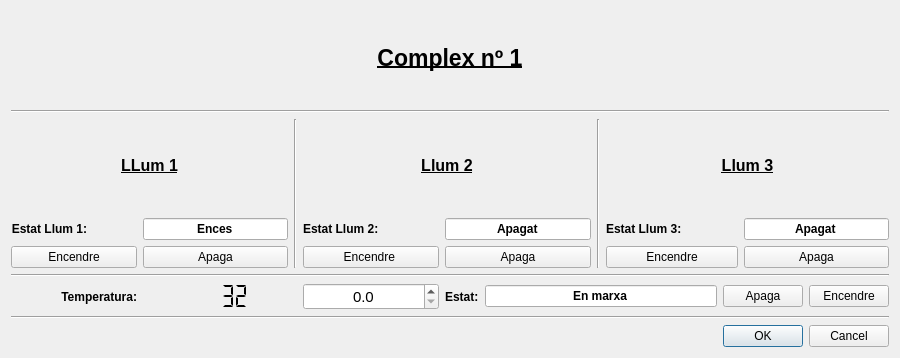
<?xml version="1.0" encoding="UTF-8"?>
<ui version="4.0">
 <class>Dialog</class>
 <widget class="QDialog" name="Dialog">
  <property name="geometry">
   <rect>
    <x>0</x>
    <y>0</y>
    <width>900</width>
    <height>358</height>
   </rect>
  </property>
  <property name="windowTitle">
   <string>Dialog</string>
  </property>
  <layout class="QGridLayout" name="gridLayout_2">
   <item row="2" column="0">
    <widget class="QDialogButtonBox" name="buttonBox">
     <property name="orientation">
      <enum>Qt::Horizontal</enum>
     </property>
     <property name="standardButtons">
      <set>QDialogButtonBox::Cancel|QDialogButtonBox::Ok</set>
     </property>
    </widget>
   </item>
   <item row="1" column="0">
    <widget class="Line" name="line_2">
     <property name="orientation">
      <enum>Qt::Horizontal</enum>
     </property>
    </widget>
   </item>
   <item row="0" column="0">
    <layout class="QGridLayout" name="gridLayout">
     <item row="3" column="3">
      <widget class="QLabel" name="label_12">
       <property name="font">
        <font>
         <weight>75</weight>
         <bold>true</bold>
        </font>
       </property>
       <property name="text">
        <string>Estat Llum 2:                  </string>
       </property>
      </widget>
     </item>
     <item row="6" column="1">
      <widget class="QLCDNumber" name="temperatura_lcd">
       <property name="frameShape">
        <enum>QFrame::NoFrame</enum>
       </property>
       <property name="frameShadow">
        <enum>QFrame::Plain</enum>
       </property>
       <property name="segmentStyle">
        <enum>QLCDNumber::Flat</enum>
       </property>
       <property name="intValue" stdset="0">
        <number>32</number>
       </property>
      </widget>
     </item>
     <item row="5" column="0" colspan="8">
      <widget class="Line" name="line">
       <property name="orientation">
        <enum>Qt::Horizontal</enum>
       </property>
      </widget>
     </item>
     <item row="6" column="3">
      <widget class="QDoubleSpinBox" name="temperatura_set">
       <property name="font">
        <font>
         <pointsize>11</pointsize>
        </font>
       </property>
       <property name="alignment">
        <set>Qt::AlignCenter</set>
       </property>
       <property name="readOnly">
        <bool>false</bool>
       </property>
       <property name="decimals">
        <number>1</number>
       </property>
       <property name="maximum">
        <double>50.000000000000000</double>
       </property>
       <property name="singleStep">
        <double>0.500000000000000</double>
       </property>
      </widget>
     </item>
     <item row="2" column="6" colspan="2">
      <widget class="QLabel" name="label_5">
       <property name="font">
        <font>
         <pointsize>12</pointsize>
         <weight>75</weight>
         <bold>true</bold>
         <underline>true</underline>
        </font>
       </property>
       <property name="text">
        <string>Llum 3</string>
       </property>
       <property name="alignment">
        <set>Qt::AlignCenter</set>
       </property>
      </widget>
     </item>
     <item row="4" column="4">
      <widget class="QPushButton" name="apaga_llum_2">
       <property name="text">
        <string>Apaga</string>
       </property>
      </widget>
     </item>
     <item row="6" column="4" colspan="4">
      <layout class="QHBoxLayout" name="horizontalLayout">
       <item>
        <widget class="QLabel" name="label_10">
         <property name="font">
          <font>
           <weight>75</weight>
           <bold>true</bold>
          </font>
         </property>
         <property name="text">
          <string>Estat:</string>
         </property>
        </widget>
       </item>
       <item>
        <widget class="QLineEdit" name="temperatura_estat_funcionament">
         <property name="font">
          <font>
           <weight>75</weight>
           <bold>true</bold>
          </font>
         </property>
         <property name="text">
          <string>En marxa</string>
         </property>
         <property name="alignment">
          <set>Qt::AlignCenter</set>
         </property>
         <property name="readOnly">
          <bool>true</bool>
         </property>
        </widget>
       </item>
       <item>
        <widget class="QPushButton" name="temperatura_apaga">
         <property name="text">
          <string>Apaga</string>
         </property>
        </widget>
       </item>
       <item>
        <widget class="QPushButton" name="temperatura_encendre">
         <property name="text">
          <string>Encendre</string>
         </property>
        </widget>
       </item>
      </layout>
     </item>
     <item row="3" column="6">
      <widget class="QLabel" name="label_13">
       <property name="font">
        <font>
         <weight>75</weight>
         <bold>true</bold>
        </font>
       </property>
       <property name="text">
        <string>Estat Llum 3:                 </string>
       </property>
      </widget>
     </item>
     <item row="0" column="0" colspan="8">
      <widget class="QLabel" name="label">
       <property name="font">
        <font>
         <pointsize>17</pointsize>
         <weight>75</weight>
         <bold>true</bold>
         <underline>true</underline>
        </font>
       </property>
       <property name="text">
        <string>Complex nº 1</string>
       </property>
       <property name="alignment">
        <set>Qt::AlignCenter</set>
       </property>
      </widget>
     </item>
     <item row="2" column="5" rowspan="3">
      <widget class="Line" name="line_4">
       <property name="orientation">
        <enum>Qt::Vertical</enum>
       </property>
      </widget>
     </item>
     <item row="3" column="0">
      <widget class="QLabel" name="label_11">
       <property name="font">
        <font>
         <weight>75</weight>
         <bold>true</bold>
        </font>
       </property>
       <property name="text">
        <string>Estat Llum 1:               </string>
       </property>
       <property name="alignment">
        <set>Qt::AlignRight|Qt::AlignTrailing|Qt::AlignVCenter</set>
       </property>
      </widget>
     </item>
     <item row="4" column="1">
      <widget class="QPushButton" name="apaga_llum_1">
       <property name="text">
        <string>Apaga</string>
       </property>
      </widget>
     </item>
     <item row="6" column="0">
      <widget class="QLabel" name="label_9">
       <property name="font">
        <font>
         <weight>75</weight>
         <bold>true</bold>
        </font>
       </property>
       <property name="text">
        <string>Temperatura:</string>
       </property>
       <property name="alignment">
        <set>Qt::AlignRight|Qt::AlignTrailing|Qt::AlignVCenter</set>
       </property>
      </widget>
     </item>
     <item row="3" column="7">
      <widget class="QLineEdit" name="estat_llum_3">
       <property name="font">
        <font>
         <weight>75</weight>
         <bold>true</bold>
        </font>
       </property>
       <property name="text">
        <string>Apagat</string>
       </property>
       <property name="alignment">
        <set>Qt::AlignCenter</set>
       </property>
       <property name="readOnly">
        <bool>true</bool>
       </property>
      </widget>
     </item>
     <item row="2" column="0" colspan="2">
      <widget class="QLabel" name="label_3">
       <property name="font">
        <font>
         <pointsize>12</pointsize>
         <weight>75</weight>
         <bold>true</bold>
         <underline>true</underline>
        </font>
       </property>
       <property name="text">
        <string>LLum 1</string>
       </property>
       <property name="alignment">
        <set>Qt::AlignCenter</set>
       </property>
      </widget>
     </item>
     <item row="4" column="0">
      <widget class="QPushButton" name="encendre_llum_1">
       <property name="text">
        <string>Encendre</string>
       </property>
      </widget>
     </item>
     <item row="3" column="1">
      <widget class="QLineEdit" name="estat_llum_1">
       <property name="font">
        <font>
         <weight>75</weight>
         <bold>true</bold>
        </font>
       </property>
       <property name="text">
        <string>Ences</string>
       </property>
       <property name="alignment">
        <set>Qt::AlignCenter</set>
       </property>
       <property name="readOnly">
        <bool>true</bool>
       </property>
      </widget>
     </item>
     <item row="3" column="4">
      <widget class="QLineEdit" name="estat_llum_2">
       <property name="font">
        <font>
         <weight>75</weight>
         <bold>true</bold>
        </font>
       </property>
       <property name="text">
        <string>Apagat</string>
       </property>
       <property name="alignment">
        <set>Qt::AlignCenter</set>
       </property>
       <property name="readOnly">
        <bool>true</bool>
       </property>
      </widget>
     </item>
     <item row="4" column="3">
      <widget class="QPushButton" name="encendre_llum_2">
       <property name="text">
        <string>Encendre </string>
       </property>
      </widget>
     </item>
     <item row="4" column="7">
      <widget class="QPushButton" name="apaga_llum_3">
       <property name="text">
        <string>Apaga</string>
       </property>
      </widget>
     </item>
     <item row="2" column="3" colspan="2">
      <widget class="QLabel" name="label_4">
       <property name="font">
        <font>
         <pointsize>12</pointsize>
         <weight>75</weight>
         <bold>true</bold>
         <underline>true</underline>
        </font>
       </property>
       <property name="text">
        <string>Llum 2</string>
       </property>
       <property name="alignment">
        <set>Qt::AlignCenter</set>
       </property>
      </widget>
     </item>
     <item row="4" column="6">
      <widget class="QPushButton" name="encendre_llum_3">
       <property name="text">
        <string>Encendre</string>
       </property>
      </widget>
     </item>
     <item row="2" column="2" rowspan="3">
      <widget class="Line" name="line_3">
       <property name="orientation">
        <enum>Qt::Vertical</enum>
       </property>
      </widget>
     </item>
     <item row="1" column="0" colspan="8">
      <widget class="Line" name="line_5">
       <property name="orientation">
        <enum>Qt::Horizontal</enum>
       </property>
      </widget>
     </item>
    </layout>
   </item>
  </layout>
 </widget>
 <resources/>
 <connections>
  <connection>
   <sender>buttonBox</sender>
   <signal>accepted()</signal>
   <receiver>Dialog</receiver>
   <slot>accept()</slot>
   <hints>
    <hint type="sourcelabel">
     <x>248</x>
     <y>254</y>
    </hint>
    <hint type="destinationlabel">
     <x>157</x>
     <y>274</y>
    </hint>
   </hints>
  </connection>
  <connection>
   <sender>buttonBox</sender>
   <signal>rejected()</signal>
   <receiver>Dialog</receiver>
   <slot>reject()</slot>
   <hints>
    <hint type="sourcelabel">
     <x>316</x>
     <y>260</y>
    </hint>
    <hint type="destinationlabel">
     <x>286</x>
     <y>274</y>
    </hint>
   </hints>
  </connection>
  <connection>
   <sender>apaga_llum_1</sender>
   <signal>clicked()</signal>
   <receiver>Dialog</receiver>
   <slot>apagar_llum_1()</slot>
   <hints>
    <hint type="sourcelabel">
     <x>225</x>
     <y>239</y>
    </hint>
    <hint type="destinationlabel">
     <x>449</x>
     <y>178</y>
    </hint>
   </hints>
  </connection>
  <connection>
   <sender>apaga_llum_2</sender>
   <signal>clicked()</signal>
   <receiver>Dialog</receiver>
   <slot>apagar_llum_2()</slot>
   <hints>
    <hint type="sourcelabel">
     <x>526</x>
     <y>239</y>
    </hint>
    <hint type="destinationlabel">
     <x>449</x>
     <y>178</y>
    </hint>
   </hints>
  </connection>
  <connection>
   <sender>apaga_llum_3</sender>
   <signal>clicked()</signal>
   <receiver>Dialog</receiver>
   <slot>apagar_llum_3()</slot>
   <hints>
    <hint type="sourcelabel">
     <x>822</x>
     <y>239</y>
    </hint>
    <hint type="destinationlabel">
     <x>449</x>
     <y>178</y>
    </hint>
   </hints>
  </connection>
  <connection>
   <sender>encendre_llum_1</sender>
   <signal>clicked()</signal>
   <receiver>Dialog</receiver>
   <slot>encendre_l_1()</slot>
   <hints>
    <hint type="sourcelabel">
     <x>81</x>
     <y>239</y>
    </hint>
    <hint type="destinationlabel">
     <x>449</x>
     <y>178</y>
    </hint>
   </hints>
  </connection>
  <connection>
   <sender>encendre_llum_2</sender>
   <signal>clicked()</signal>
   <receiver>Dialog</receiver>
   <slot>encendre_l_2()</slot>
   <hints>
    <hint type="sourcelabel">
     <x>375</x>
     <y>239</y>
    </hint>
    <hint type="destinationlabel">
     <x>449</x>
     <y>178</y>
    </hint>
   </hints>
  </connection>
  <connection>
   <sender>encendre_llum_3</sender>
   <signal>clicked()</signal>
   <receiver>Dialog</receiver>
   <slot>encendre_l_3()</slot>
   <hints>
    <hint type="sourcelabel">
     <x>674</x>
     <y>239</y>
    </hint>
    <hint type="destinationlabel">
     <x>449</x>
     <y>178</y>
    </hint>
   </hints>
  </connection>
  <connection>
   <sender>temperatura_set</sender>
   <signal>valueChanged(double)</signal>
   <receiver>Dialog</receiver>
   <slot>set_calefacio()</slot>
   <hints>
    <hint type="sourcelabel">
     <x>375</x>
     <y>291</y>
    </hint>
    <hint type="destinationlabel">
     <x>449</x>
     <y>178</y>
    </hint>
   </hints>
  </connection>
 </connections>
 <slots>
  <slot>apagar_llum_1()</slot>
  <slot>apagar_llum_2()</slot>
  <slot>apagar_llum_3()</slot>
  <slot>encendre_l_1()</slot>
  <slot>encendre_l_2()</slot>
  <slot>encendre_l_3()</slot>
  <slot>apagar_calefacio()</slot>
  <slot>enecendre_calefacio()</slot>
  <slot>set_calefacio()</slot>
 </slots>
</ui>
